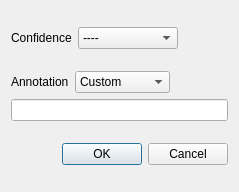
<?xml version="1.0" encoding="UTF-8"?>
<ui version="4.0">
 <class>ZFlyEmSynapseAnnotationDialog</class>
 <widget class="QDialog" name="ZFlyEmSynapseAnnotationDialog">
  <property name="geometry">
   <rect>
    <x>0</x>
    <y>0</y>
    <width>239</width>
    <height>192</height>
   </rect>
  </property>
  <property name="windowTitle">
   <string>Synapse Properties</string>
  </property>
  <layout class="QVBoxLayout" name="verticalLayout_2">
   <item>
    <layout class="QHBoxLayout" name="horizontalLayout">
     <item>
      <widget class="QLabel" name="label">
       <property name="text">
        <string>Confidence</string>
       </property>
      </widget>
     </item>
     <item>
      <widget class="QComboBox" name="confComboBox">
       <item>
        <property name="text">
         <string>----</string>
        </property>
       </item>
       <item>
        <property name="text">
         <string>High</string>
        </property>
       </item>
       <item>
        <property name="text">
         <string>Not sure</string>
        </property>
       </item>
       <item>
        <property name="text">
         <string>Probably not</string>
        </property>
       </item>
      </widget>
     </item>
     <item>
      <spacer name="horizontalSpacer_2">
       <property name="orientation">
        <enum>Qt::Horizontal</enum>
       </property>
       <property name="sizeHint" stdset="0">
        <size>
         <width>40</width>
         <height>20</height>
        </size>
       </property>
      </spacer>
     </item>
    </layout>
   </item>
   <item>
    <layout class="QVBoxLayout" name="verticalLayout">
     <item>
      <layout class="QHBoxLayout" name="horizontalLayout_2">
       <item>
        <widget class="QLabel" name="label_2">
         <property name="text">
          <string>Annotation</string>
         </property>
        </widget>
       </item>
       <item>
        <widget class="QComboBox" name="annotComboBox">
         <item>
          <property name="text">
           <string>Custom</string>
          </property>
         </item>
         <item>
          <property name="text">
           <string>Multi</string>
          </property>
         </item>
         <item>
          <property name="text">
           <string>Convergent</string>
          </property>
         </item>
        </widget>
       </item>
       <item>
        <spacer name="horizontalSpacer">
         <property name="orientation">
          <enum>Qt::Horizontal</enum>
         </property>
         <property name="sizeHint" stdset="0">
          <size>
           <width>40</width>
           <height>20</height>
          </size>
         </property>
        </spacer>
       </item>
      </layout>
     </item>
     <item>
      <widget class="QLineEdit" name="annotLineEdit"/>
     </item>
    </layout>
   </item>
   <item>
    <widget class="QDialogButtonBox" name="buttonBox">
     <property name="orientation">
      <enum>Qt::Horizontal</enum>
     </property>
     <property name="standardButtons">
      <set>QDialogButtonBox::Cancel|QDialogButtonBox::Ok</set>
     </property>
    </widget>
   </item>
  </layout>
 </widget>
 <resources/>
 <connections>
  <connection>
   <sender>buttonBox</sender>
   <signal>accepted()</signal>
   <receiver>ZFlyEmSynapseAnnotationDialog</receiver>
   <slot>accept()</slot>
   <hints>
    <hint type="sourcelabel">
     <x>248</x>
     <y>254</y>
    </hint>
    <hint type="destinationlabel">
     <x>157</x>
     <y>274</y>
    </hint>
   </hints>
  </connection>
  <connection>
   <sender>buttonBox</sender>
   <signal>rejected()</signal>
   <receiver>ZFlyEmSynapseAnnotationDialog</receiver>
   <slot>reject()</slot>
   <hints>
    <hint type="sourcelabel">
     <x>316</x>
     <y>260</y>
    </hint>
    <hint type="destinationlabel">
     <x>286</x>
     <y>274</y>
    </hint>
   </hints>
  </connection>
 </connections>
</ui>
